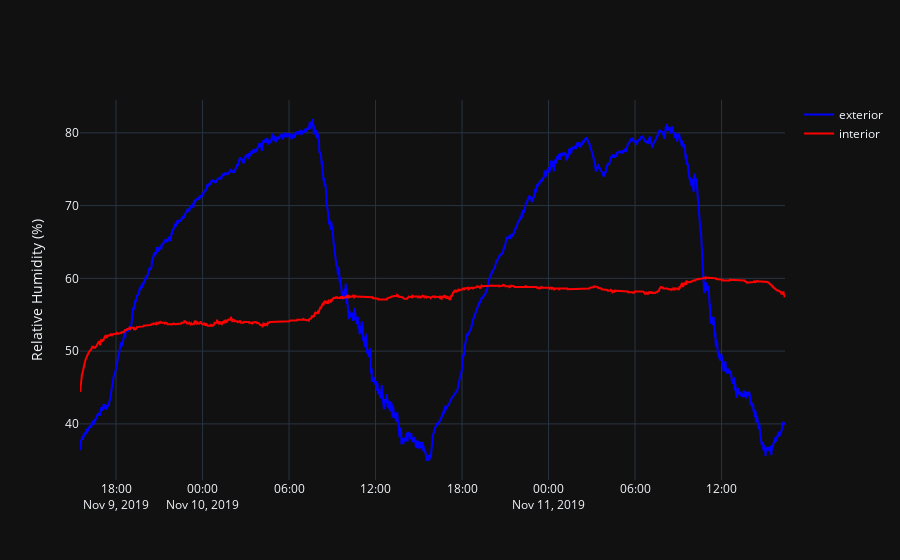

Write notebook code for a chart like this one.
### Code cell
exterior_scatter = go.Scatter(
    x=exterior_data.timestamp,
    y=exterior_data.relative_humidity,
    line={'color':'blue'},
    name='exterior'
)
interior_scatter = go.Scatter(
    x=interior_data.timestamp,
    y=interior_data.relative_humidity,
    line={'color':'red'},
    name='interior'
)
fig = go.Figure([exterior_scatter, interior_scatter])
fig.layout.template = 'plotly_dark'
fig.layout.yaxis = {'title': 'Relative Humidity (%)'}
fig.show()

### Figure 1 — Plotly figure (JSON) as saved in the notebook; plotly's stock layout.template omitted (floating-point values rounded to 4 significant figures; data arrays with more than 128 entries replaced by an {"elided": "..."} marker saying what was removed)
{"data": [{"line": {"color": "blue"}, "name": "exterior", "type": "scatter", "x": {"elided": "2977 str values"}, "y": {"elided": "2977 float values"}}, {"line": {"color": "red"}, "name": "interior", "type": "scatter", "x": {"elided": "2976 str values"}, "y": {"elided": "2976 float values"}}], "layout": {"autosize": true, "xaxis": {"autorange": true, "range": ["2019-11-09 15:30", "2019-11-11 16:24"], "type": "date"}, "yaxis": {"autorange": true, "range": [32.29, 84.51], "title": {"text": "Relative Humidity (%)"}, "type": "linear"}}}
